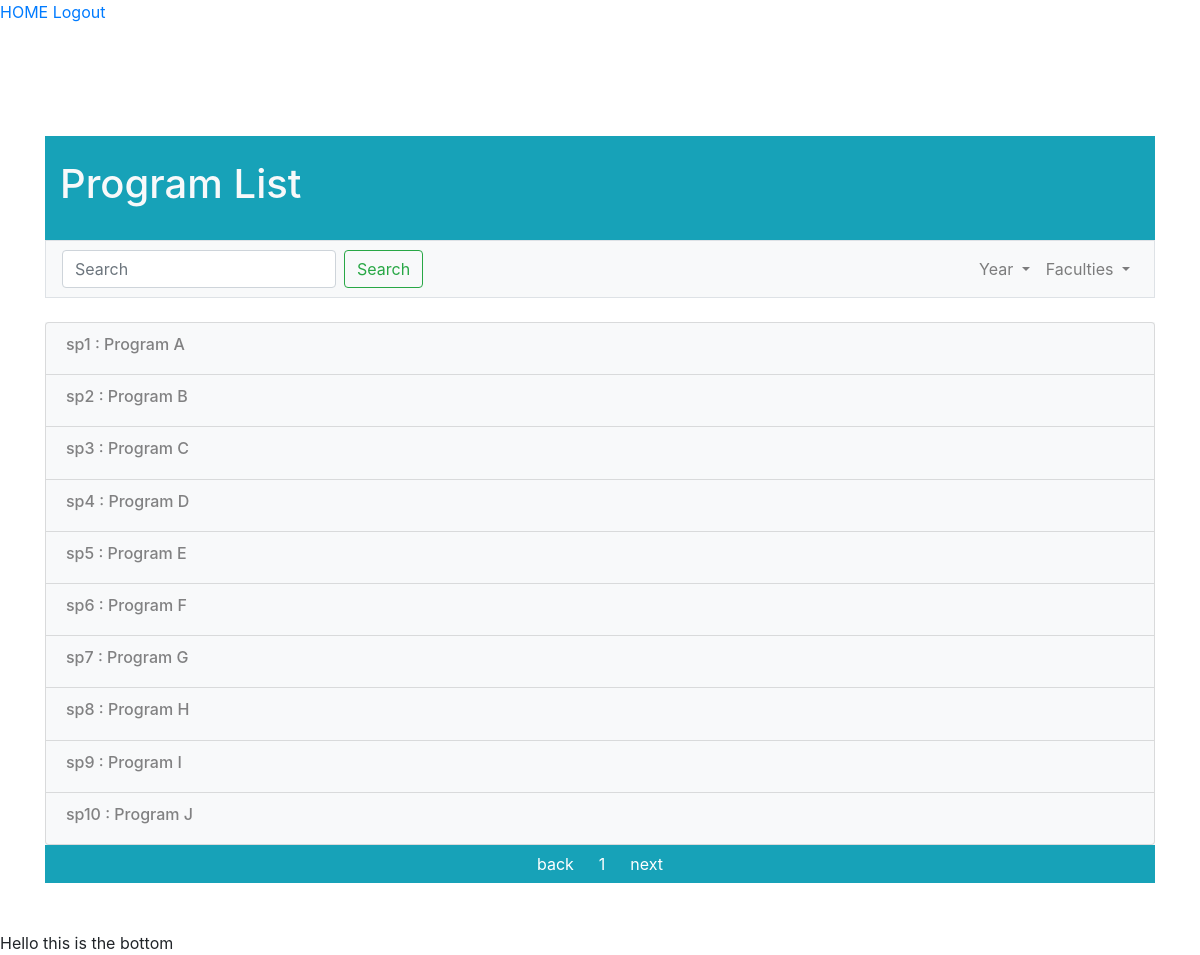
The app's page /all_programs/study_program/ with its own data.
### study_program/models.py (models this page shows, shortened)
class StudyProgram(models.Model):
    code = models.CharField(max_length=200)
    name = models.CharField(max_length=200)
    status_choices = (
        ('ACTIVE', 'ACTIVE'),
        ('GOING TO CLOSE', 'GOING TO CLOSE'),
        ('NOT ACTIVE', 'NOT ACTIVE'),
    )
    program_status = models.CharField(max_length=200, choices=status_choices )
    degree_and_major = models.CharField(max_length=400)
    collaboration_choices = (
        ('Program issued specifically by KMITL', 'Program issued specifically by KMITL'),
        ('Program supported by other institutes', 'Program supported by other institutes'),
        ('Collaborated program with other institutes', 'Collaborated program with other institutes'),
    )
    collaboration_with_other_institues = models.TextField(max_length=400, choices = collaboration_choices)
    pdf_docs = models.FileField(upload_to='study_program_details/')
    responsible_professors = models.ManyToManyField(Professor, through=Professor.responsible_program.through, blank=True)
    past_assessment = models.ManyToManyField('AssessmentResult', blank=True)

### study_program/views.py (the view)
# urls.py: path('all_programs/', include('study_program.urls')),
def all_programs(request, page_number = 1):
    from_item = (page_number * 10) - 10
    to_item = page_number * 10
    sp = StudyProgram.objects # get object
    programs = sp.all() # get all objects
    total_program = sp.count() # get length of object
    program_list = []
    found = False
    faculty_search = request.GET.get('faculty_name')
    if(faculty_search != None):
        for item in programs:
            if(item.name == faculty_search):
                found = True
                program_list.append(item)
    if(found == True):
        prev_page = 1
        current_page = 1
        next_page = 1
        return render(request, 'study_program/all_program.html', {'programs': program_list, 'current_page': current_page, 'prev_page': prev_page, 'next_page':next_page})
    else:
        for item in programs:
            program_list.append(item)
        program_list = program_list[from_item:to_item]
        prev_page = page_number - 1
        if(page_number - 1 < 1):
            prev_page = 1
        current_page = page_number
        next_page = page_number + 1
        if(next_page > math.ceil(total_program/10)):
            next_page = current_page
        return render(request, 'study_program/all_program.html', {'programs': program_list, 'current_page': current_page, 'prev_page': prev_page, 'next_page':next_page})

### study_program/templates/study_program/all_program.html (shortened to what this page needs)
{% extends 'base.html' %}
{% block content %}
<head>
        <link rel="stylesheet" href="https://stackpath.bootstrapcdn.com/bootstrap/4.1.3/css/bootstrap.min.css">
</head>
<div class="container">
        <br/>
        <br/>
        <div class="container border-info bg-info text-light">
            <br/>
            <h1>Program List</h1>
            <br/>
        </div>
        <nav class="navbar navbar-expand-lg navbar-light bg-light border" name="TOP NAVBAR">
            <div class="collapse navbar-collapse" id="navbarSupportedContent">
                <form class="form-inline my-2 my-lg-0" action="{% url 'all_program' current_page %}" method="get">
                    <input class="form-control mr-sm-2" name="faculty_name" type="search" placeholder="Search" aria-label="Search" value={{request.GET.faculty_name}}>
                    <button class="btn btn-outline-success my-2 my-sm-0" type="submit">Search</button>
                </form>
                <ul class="navbar-nav ml-auto">
                    <li class="nav-item dropdown">
                        <a class="nav-link dropdown-toggle" href="#" id="navbarDropdown" role="button" data-toggle="dropdown" aria-haspopup="true" aria-expanded="false">
                            Year
                        </a>
                    </li>
                    <li class="nav-item dropdown">
                        <a class="nav-link dropdown-toggle" href="#" id="navbarDropdown" role="button" data-toggle="dropdown" aria-haspopup="true" aria-expanded="false">
                        Faculties
                        </a>
                    </li>
                </ul>
            </div>
        </nav>
        <br/>
        <div class=bg-light>
            <ul class="list-group">
                {% for program in programs %}
                    <a class="list-group-item list-group-item-light bg-light" href = "{% url 'program_detail' program.id %}"><h6>{{ program.code}} : {{ program.name }}</h6></a>
                {% endfor %}
            </ul>
        </div>
        <div class="container border-info bg-info text-light text-center">
            <div class="btn-group" role="group" aria-label="Basic example">
                <a class="btn btn-secondary border-info bg-info" href="{% url 'all_program' prev_page %}">back</a>
                <button type="button" class="btn btn-secondary border-info bg-info">{{current_page}}</button>
                <a class="btn btn-secondary border-info bg-info" href="{% url 'all_program' next_page %}">next</a>
            </div>
            <br/>
        </div>
</div>
{% endblock %}

### iqa_web/templates/base.html (shortened to what this page needs)
<a href="{% url 'main_menu' %}">HOME  </a>
<a href="javascript:{document.getElementById('logout').submit()}">Logout</a>
{% block content %}
{%  endblock %}
Hello this is the bottom

### records on screen
StudyProgram: code "sp1", name "Program A"
StudyProgram: code "sp2", name "Program B"
StudyProgram: code "sp3", name "Program C"
StudyProgram: code "sp4", name "Program D"
StudyProgram: code "sp5", name "Program E"
StudyProgram: code "sp6", name "Program F"
StudyProgram: code "sp7", name "Program G"
StudyProgram: code "sp8", name "Program H"
StudyProgram: code "sp9", name "Program I"
StudyProgram: code "sp10", name "Program J"

### other values on screen
{{ current_page }} "1"
